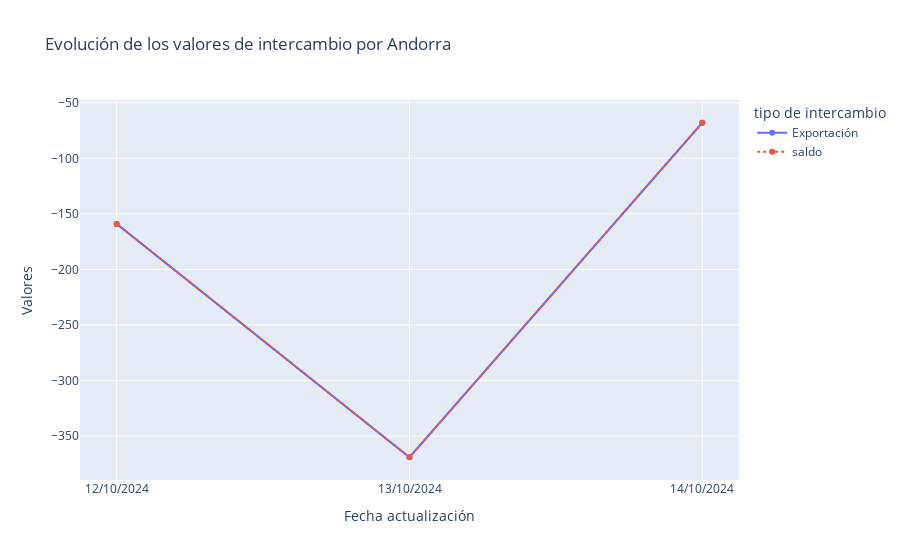

Here is the notebook cell this chart was saved with:
### Code cell
fig = px.line(df_intercambio[df_intercambio['nombre'] == 'Andorra'],
              x='Fecha actualización', y='Valores', color='tipo de intercambio',
              line_group='tipo de intercambio',
              title='Evolución de los valores de intercambio por Andorra',
              markers=True,
              line_dash='tipo de intercambio')

fig.show()

### Figure 1 — Plotly figure (JSON) as saved in the notebook; plotly's stock layout.template omitted (floating-point values rounded to 4 significant figures)
{"data": [{"hovertemplate": "tipo de intercambio=Exportación<br>Fecha actualización=%{x}<br>Valores=%{y}<extra></extra>", "legendgroup": "Exportación", "line": {"color": "#636efa", "dash": "solid"}, "marker": {"symbol": "circle"}, "mode": "markers+lines", "name": "Exportación", "orientation": "v", "showlegend": true, "type": "scatter", "x": ["12/10/2024", "13/10/2024", "14/10/2024"], "xaxis": "x", "y": [-159, -369, -68], "yaxis": "y"}, {"hovertemplate": "tipo de intercambio=saldo<br>Fecha actualización=%{x}<br>Valores=%{y}<extra></extra>", "legendgroup": "saldo", "line": {"color": "#EF553B", "dash": "dot"}, "marker": {"symbol": "circle"}, "mode": "markers+lines", "name": "saldo", "orientation": "v", "showlegend": true, "type": "scatter", "x": ["12/10/2024", "13/10/2024", "14/10/2024"], "xaxis": "x", "y": [-159, -369, -68], "yaxis": "y"}], "layout": {"legend": {"title": {"text": "tipo de intercambio"}, "tracegroupgap": 0}, "title": {"text": "Evolución de los valores de intercambio por Andorra"}, "xaxis": {"anchor": "y", "domain": [0, 1], "title": {"text": "Fecha actualización"}}, "yaxis": {"anchor": "x", "domain": [0, 1], "title": {"text": "Valores"}}}}
